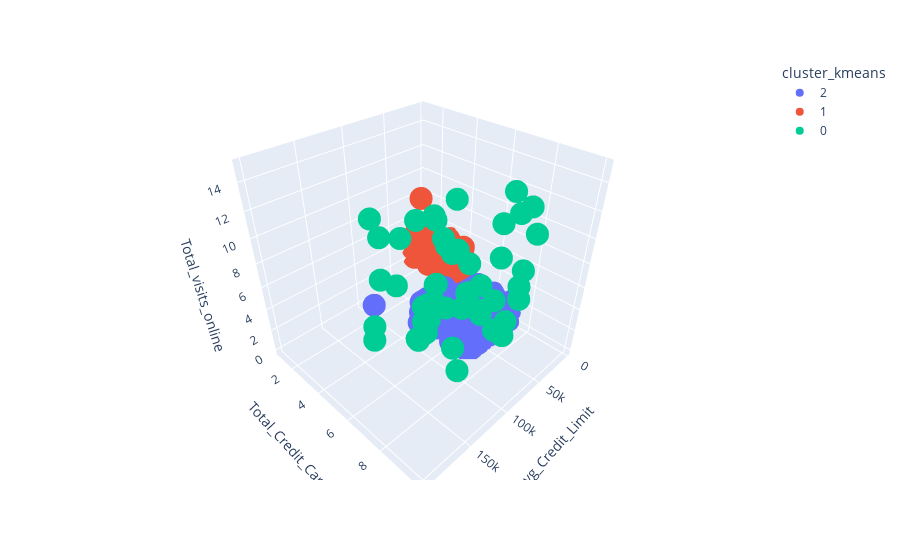

This figure's notebook cell:
### Markdown cell above
Perspectiva 1

### Code cell
fig = px.scatter_3d(cartao_cluster, 
                    x='Avg_Credit_Limit', 
                    y='Total_Credit_Cards', 
                    z='Total_visits_online',
                    color='cluster_kmeans')
fig.show()

### Figure 1 — Plotly figure (JSON) as saved in the notebook; plotly's stock layout.template omitted (floating-point values rounded to 4 significant figures; data arrays with more than 128 entries replaced by an {"elided": "..."} marker saying what was removed)
{"data": [{"hovertemplate": "cluster_kmeans=2<br>Avg_Credit_Limit=%{x}<br>Total_Credit_Cards=%{y}<br>Total_visits_online=%{z}<extra></extra>", "legendgroup": "2", "marker": {"color": "#636efa", "symbol": "circle"}, "mode": "markers", "name": "2", "scene": "scene", "showlegend": true, "type": "scatter3d", "x": {"elided": "386 int values"}, "y": {"elided": "386 int values"}, "z": {"elided": "386 int values"}}, {"hovertemplate": "cluster_kmeans=1<br>Avg_Credit_Limit=%{x}<br>Total_Credit_Cards=%{y}<br>Total_visits_online=%{z}<extra></extra>", "legendgroup": "1", "marker": {"color": "#EF553B", "symbol": "circle"}, "mode": "markers", "name": "1", "scene": "scene", "showlegend": true, "type": "scatter3d", "x": {"elided": "224 int values"}, "y": {"elided": "224 int values"}, "z": {"elided": "224 int values"}}, {"hovertemplate": "cluster_kmeans=0<br>Avg_Credit_Limit=%{x}<br>Total_Credit_Cards=%{y}<br>Total_visits_online=%{z}<extra></extra>", "legendgroup": "0", "marker": {"color": "#00cc96", "symbol": "circle"}, "mode": "markers", "name": "0", "scene": "scene", "showlegend": true, "type": "scatter3d", "x": [100000, 100000, 157000, 94000, 163000, 131000, 96000, 136000, 121000, 158000, 108000, 166000, 176000, 166000, 178000, 91000, 156000, 146000, 84000, 155000, 200000, 195000, 187000, 163000, 106000, 114000, 126000, 173000, 153000, 184000, 123000, 144000, 97000, 98000, 127000, 171000, 186000, 183000, 111000, 112000, 195000, 132000, 156000, 95000, 172000, 99000, 84000, 145000, 172000, 167000], "y": [6, 5, 9, 9, 8, 9, 10, 8, 7, 7, 10, 9, 10, 10, 7, 8, 9, 10, 9, 8, 10, 8, 7, 7, 8, 10, 10, 9, 8, 7, 8, 10, 10, 9, 10, 10, 7, 9, 8, 10, 10, 9, 8, 10, 10, 10, 10, 8, 10, 9], "z": [12, 11, 14, 11, 7, 10, 11, 13, 13, 13, 15, 12, 15, 7, 11, 6, 10, 12, 15, 7, 13, 15, 7, 10, 8, 7, 8, 11, 7, 15, 15, 10, 9, 8, 15, 15, 8, 9, 7, 8, 12, 12, 8, 15, 9, 10, 13, 9, 15, 12]}], "layout": {"legend": {"title": {"text": "cluster_kmeans"}, "tracegroupgap": 0}, "margin": {"t": 60}, "scene": {"domain": {"x": [0, 1], "y": [0, 1]}, "xaxis": {"title": {"text": "Avg_Credit_Limit"}}, "yaxis": {"title": {"text": "Total_Credit_Cards"}}, "zaxis": {"title": {"text": "Total_visits_online"}}}}}
